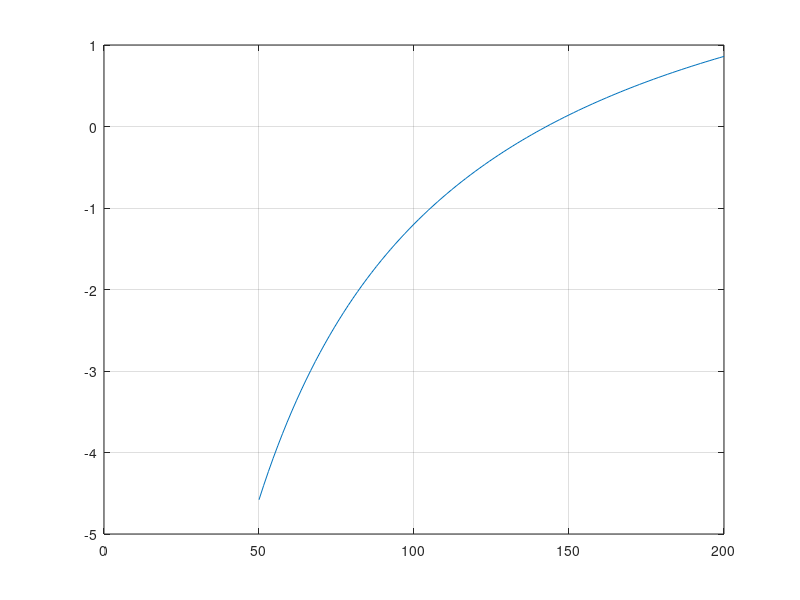

This chart was generated by the following MATLAB code:
% Problem Statement. Use the graphical approach to determine the mass of the bungee
% jumper with a drag coefficient of 0.25 kg/m to have a velocity of 36 m/s after 4 s of free
% fall. Note: The acceleration of gravity is 9.81 m/s^2 .
% Solution.
% The following MATLAB session sets up a plot of Eq. (5.2) versus mass:
cd = 0.25; g = 9.81; v = 36; t = 4;
mp = linspace(50,200);
fp = sqrt(g*mp/cd).*tanh(sqrt(g*cd./mp)*t)-v;
plot(mp,fp),grid
